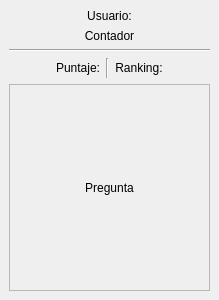
<?xml version="1.0" encoding="UTF-8"?>
<ui version="4.0">
 <class>Question</class>
 <widget class="QWidget" name="Question">
  <property name="geometry">
   <rect>
    <x>0</x>
    <y>0</y>
    <width>219</width>
    <height>300</height>
   </rect>
  </property>
  <property name="windowTitle">
   <string>Form</string>
  </property>
  <layout class="QGridLayout" name="gridLayout_2">
   <property name="leftMargin">
    <number>0</number>
   </property>
   <property name="topMargin">
    <number>0</number>
   </property>
   <property name="rightMargin">
    <number>0</number>
   </property>
   <property name="bottomMargin">
    <number>0</number>
   </property>
   <item row="0" column="0">
    <widget class="QWidget" name="background" native="true">
     <layout class="QGridLayout" name="gridLayout">
      <item row="5" column="0">
       <widget class="QScrollArea" name="scrollArea">
        <property name="horizontalScrollBarPolicy">
         <enum>Qt::ScrollBarAlwaysOff</enum>
        </property>
        <property name="widgetResizable">
         <bool>true</bool>
        </property>
        <widget class="Image" name="scrollAreaWidgetContents">
         <property name="geometry">
          <rect>
           <x>0</x>
           <y>0</y>
           <width>199</width>
           <height>205</height>
          </rect>
         </property>
         <layout class="QGridLayout" name="scrollAreaLayout">
          <item row="0" column="0">
           <widget class="QLabel" name="questionLabel">
            <property name="font">
             <font>
              <pointsize>9</pointsize>
             </font>
            </property>
            <property name="text">
             <string>Pregunta</string>
            </property>
            <property name="alignment">
             <set>Qt::AlignCenter</set>
            </property>
            <property name="wordWrap">
             <bool>true</bool>
            </property>
           </widget>
          </item>
         </layout>
        </widget>
       </widget>
      </item>
      <item row="1" column="0">
       <widget class="QLabel" name="counterLabel">
        <property name="text">
         <string>Contador</string>
        </property>
        <property name="alignment">
         <set>Qt::AlignCenter</set>
        </property>
       </widget>
      </item>
      <item row="2" column="0">
       <widget class="Line" name="line">
        <property name="orientation">
         <enum>Qt::Horizontal</enum>
        </property>
       </widget>
      </item>
      <item row="0" column="0">
       <widget class="QLabel" name="lUsuario">
        <property name="text">
         <string>Usuario:</string>
        </property>
        <property name="alignment">
         <set>Qt::AlignCenter</set>
        </property>
       </widget>
      </item>
      <item row="3" column="0">
       <layout class="QHBoxLayout" name="horizontalLayout">
        <item>
         <spacer name="horizontalSpacer">
          <property name="orientation">
           <enum>Qt::Horizontal</enum>
          </property>
          <property name="sizeHint" stdset="0">
           <size>
            <width>40</width>
            <height>20</height>
           </size>
          </property>
         </spacer>
        </item>
        <item>
         <widget class="QLabel" name="scoreLabel">
          <property name="text">
           <string>Puntaje:</string>
          </property>
          <property name="alignment">
           <set>Qt::AlignCenter</set>
          </property>
         </widget>
        </item>
        <item>
         <widget class="Line" name="line_2">
          <property name="orientation">
           <enum>Qt::Vertical</enum>
          </property>
         </widget>
        </item>
        <item>
         <widget class="QLabel" name="rankingLabel">
          <property name="text">
           <string>Ranking:</string>
          </property>
          <property name="alignment">
           <set>Qt::AlignCenter</set>
          </property>
         </widget>
        </item>
        <item>
         <spacer name="horizontalSpacer_2">
          <property name="orientation">
           <enum>Qt::Horizontal</enum>
          </property>
          <property name="sizeHint" stdset="0">
           <size>
            <width>40</width>
            <height>20</height>
           </size>
          </property>
         </spacer>
        </item>
       </layout>
      </item>
     </layout>
    </widget>
   </item>
  </layout>
 </widget>
 <customwidgets>
  <customwidget>
   <class>Image</class>
   <extends>QWidget</extends>
   <header>image.hpp</header>
   <container>1</container>
  </customwidget>
 </customwidgets>
 <resources/>
 <connections/>
</ui>
